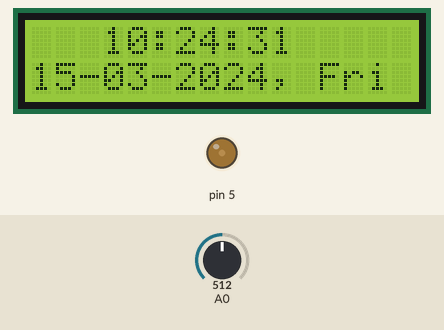
This sketch was run on a simulated Arduino Uno, built with avr-gcc and run on an emulated ATmega328P. Shown: 16×2 character LCD, output pins drawn as LEDs (lit = HIGH). Inputs (shaded band) come from the test bench; at power-on: A0 = 512. The local clock reads 2024-03-15 10:24:30 at power-on unless the sketch sets it.

Above: at 1.6 s.
1.7 s: A0 set to 716
At 2.7 s:
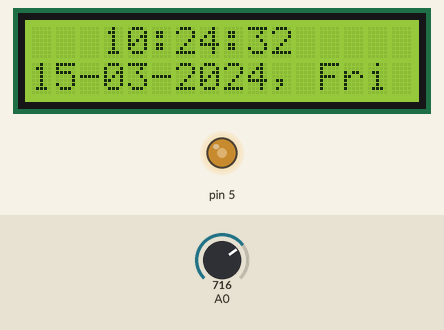
4.7 s: A0 set to 900
At 5.8 s:
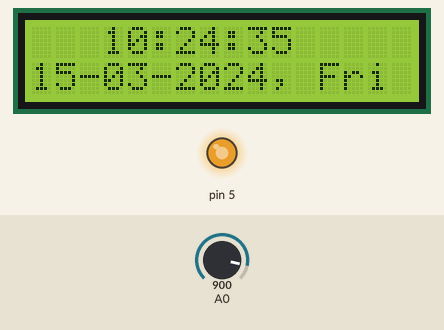
Timing chart, 0 to 7.7 s (numbered marks = the images above; inputs shaded):
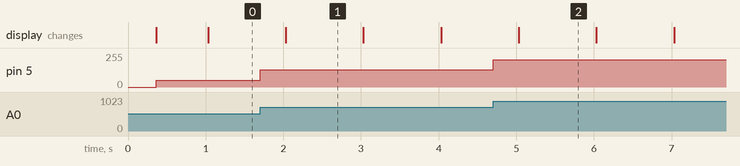

Measured:
- after the input at 1.7 s, pin 5: 49/255 → 131/255 at once
- after the input at 4.7 s, pin 5: 131/255 → 205/255 at once
- what the display in image 1 shows lasts 1.0 s, from 2.0 s to 3.0 s

The sketch:

1602_ds1302_photo_adapt_bright.ino
```cpp
#include <Wire.h> 											// Подключаем библиотеку Wire.h
#include <LiquidCrystal_I2C.h>								// Подключаем библиотеку LiquidCrystal_I2C
#include <iarduino_RTC.h>                                   // Подключаем библиотеку iarduino_RTC для работы с модулями реального времени.
iarduino_RTC time(RTC_DS1302, 10, 13, 12);                  // Объявляем объект time для работы с RTC модулем на базе чипа DS1302, указывая выводы Arduino подключённые к выводам модуля RST, CLK, DAT
LiquidCrystal_I2C lcd(0x3F,16,2);							// Указываем с каким именно дисплеем будем иметь дело
int pwm;


void setup(){
    delay(300);                                             // Ждем готовности модуля отвечать на запросы
    Serial.begin(9600);                                     // Инициируем передачу данных в монитор последовательного порта на скорости 9600 бод.
    time.begin();                                           // Инициируем работу с модулем.
    lcd.init();                                             // Инициируем дисплей
    lcd.backlight();										// Включаем подсветку
    }


void loop(){
   if(millis()%1000==0){                                    // Если прошла 1 секунда.
      lcd.setCursor(3,0);									// Устанавливаем курсор
      lcd.print(time.gettime("H:i:s"));                     // Выводим время.
      lcd.setCursor(0,1);									// Устанавливаем курсор
      lcd.print(time.gettime("d-m-Y, D"));                  // Выводим время.
      delay(1);}                                            // Приостанавливаем скетч на 1 мс, чтоб не выводить время несколько раз за 1мс.
      MyFunction();
}


void MyFunction(){
  pwm = analogRead(0);                                      //Читаем с аналогого А0
  pwm = map(pwm, 390, 1023, 0, 255);                        //Конвертируем диапазоны
  pwm = constrain(pwm, 5, 255);                             //Ограничиваем диапозон
  analogWrite(5, pwm);                                      //Жарим ШИМ на D5
}
```
